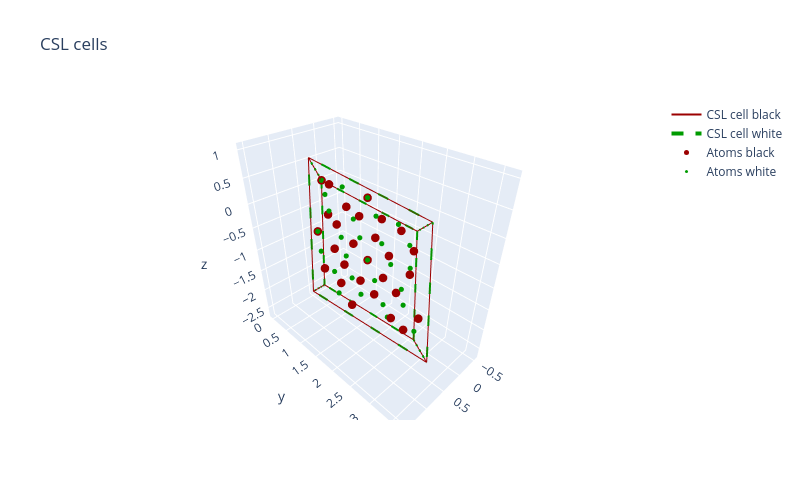

The cell this chart's notebook holds for it:
### Markdown cell above
This plot shows how we have carved out two regions of space from our original cubic lattice. These regions are exactly the same shape and share an edge parallel to the misorientation axis. These are the unit cells of our CSL.

Next we examine the two CSL unit cells rotated into one another. They should coincide exactly:

### Code cell
test_csl.visualise_3d_rotated()

### Figure 1 — Plotly figure (JSON) as saved in the notebook; plotly's stock layout.template omitted (floating-point values rounded to 4 significant figures)
{"data": [{"line": {"color": "rgb(155, 0, 0)", "width": 2}, "mode": "lines", "name": "CSL cell black", "type": "scatter3d", "x": [0, 1.0, null, 0, 0.5486, null, 0, -0.5486, null, 1.0, 1.549, null, 0.5486, 1.549, null, 1.549, 1, null, 2.22e-16, 1, null, -0.5486, 2.22e-16, null, -0.5486, 0.4514, null, 0.4514, 1, null, 1.0, 0.4514, null, 0.5486, 2.22e-16, null], "y": [0, 1, null, 0, 0.5486, null, 0, 2.097, null, 1, 1.549, null, 0.5486, 1.549, null, 1.549, 3.646, null, 2.646, 3.646, null, 2.097, 2.646, null, 2.097, 3.097, null, 3.097, 3.646, null, 1, 3.097, null, 0.5486, 2.646, null], "z": [0, 1.0, null, 0, -2.097, null, 0, -0.5486, null, 1.0, -1.097, null, -2.097, -1.097, null, -1.097, -1.646, null, -2.646, -1.646, null, -0.5486, -2.646, null, -0.5486, 0.4514, null, 0.4514, -1.646, null, 1.0, 0.4514, null, -2.097, -2.646, null]}, {"line": {"color": "rgb(0, 155, 0)", "dash": "dash", "width": 4}, "mode": "lines", "name": "CSL cell white", "type": "scatter3d", "x": [0, 1, null, 0, 0.5486, null, 0, -0.5486, null, 1, 1.549, null, 0.5486, 1.549, null, 1.549, 1, null, 0, 1, null, -0.5486, 0, null, -0.5486, 0.4514, null, 0.4514, 1, null, 1, 0.4514, null, 0.5486, 0, null], "y": [0, 1, null, 0, 0.5486, null, 0, 2.097, null, 1, 1.549, null, 0.5486, 1.549, null, 1.549, 3.646, null, 2.646, 3.646, null, 2.097, 2.646, null, 2.097, 3.097, null, 3.097, 3.646, null, 1, 3.097, null, 0.5486, 2.646, null], "z": [0, 1, null, 0, -2.097, null, 0, -0.5486, null, 1, -1.097, null, -2.097, -1.097, null, -1.097, -1.646, null, -2.646, -1.646, null, -0.5486, -2.646, null, -0.5486, 0.4514, null, 0.4514, -1.646, null, 1, 0.4514, null, -2.097, -2.646, null]}, {"marker": {"color": "rgb(155, 0, 0)", "size": 5}, "mode": "markers", "name": "Atoms black", "type": "scatter3d", "x": [0.189, 0.3963, 0.5669, 1.11e-16, 0.2073, 0.01836, 0.189, 0.378, 0.9633, 0.3963, 0.7743, 0.5853, 1.171, 0.6037, 0.9816, 0.7927, 0.811, -0.1706, 0.03673, 0.0, 0.2073, 0.7927, 0.2257, 0.6037, 0.4147, 0.4331, 0.811, 0.622], "y": [1.701, 2.664, 1.134, 1.323, 2.286, 1.908, 0.378, 0.7559, 1.152, 1.341, 0.7743, 1.719, 2.116, 2.305, 1.738, 2.682, 3.268, 1.53, 2.493, 0.0, 0.9633, 1.36, 1.549, 0.9816, 1.927, 2.512, 1.945, 2.89], "z": [-1.89, -2.06, -1.701, -1.323, -1.493, -0.9265, -0.5669, -1.134, -1.116, -0.7376, -0.5486, -1.305, -1.286, -0.9082, -0.7192, -1.475, -1.079, -0.3596, -0.5302, 0.0, -0.1706, -0.1523, 0.2257, 0.4147, -0.3412, 0.05509, 0.2441, -0.5119]}, {"marker": {"color": "rgb(0, 155, 0)", "size": 3}, "mode": "markers", "name": "Atoms white", "type": "scatter3d", "x": [0.189, -2.776e-17, -0.1706, 0.5669, 0.378, 0.3963, 0.9633, 0.2073, 0.6037, 0.7927, 0.189, 0.01836, 0.2073, 0.03673, 0.7743, 0.5853, 0.9816, 0.6037, 1.171, 0.4147, 0.811, 0.4331, 0.0, 0.3963, 0.2257, 0.7927, 0.811, 0.622], "y": [2.079, 1.323, 2.286, 0.9449, 1.512, 1.908, 1.53, 2.475, 3.06, 2.493, 0.7559, 1.719, 1.152, 2.116, 0.7743, 1.341, 1.927, 1.738, 1.36, 2.305, 2.89, 2.701, 0.0, 0.5853, 1.549, 1.171, 1.567, 2.134], "z": [-2.268, -1.323, -1.116, -1.512, -1.89, -1.305, -1.493, -1.682, -1.664, -1.286, -0.9449, -0.7376, -0.3596, -0.1523, -0.5486, -0.9265, -0.9082, -0.3412, -0.5302, -0.7192, -0.7008, -0.1339, 0.0, 0.01836, 0.2257, 0.03673, 0.622, 0.2441]}], "layout": {"height": 500, "title": {"text": "CSL cells"}, "width": 800, "xaxis": {"domain": [0, 0.9], "nticks": 10}, "yaxis": {"scaleanchor": "x"}}}
